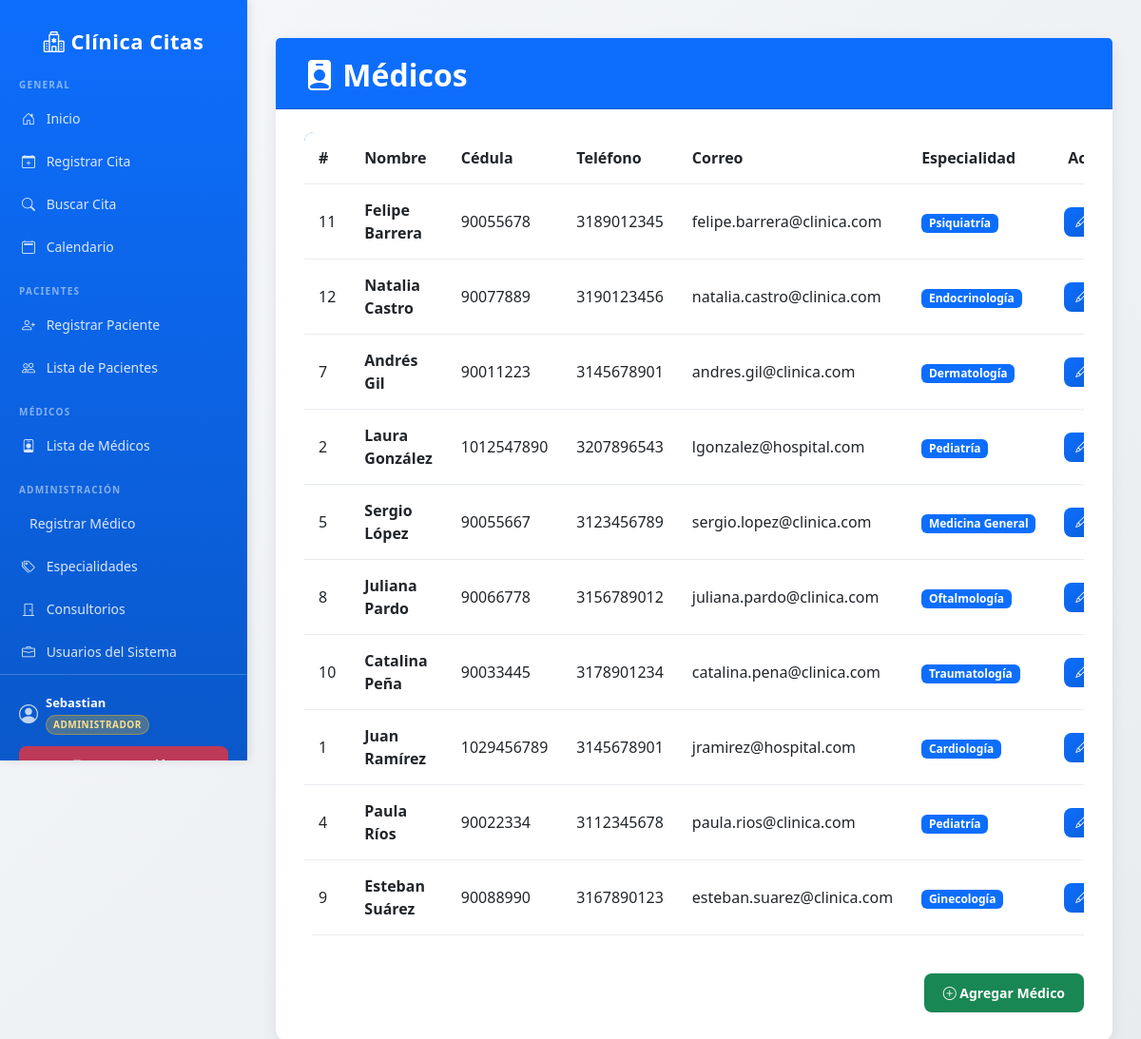
Screenshot of /medicos/lista_medicos.php (signed in) with the database file from the repository.
### tables this page shows
CREATE TABLE `medico` (
  `id_medico` int NOT NULL AUTO_INCREMENT,
  `nombre` varchar(50) NOT NULL,
  `apellido` varchar(50) NOT NULL,
  `cedula` varchar(20) NOT NULL,
  `telefono` varchar(20) DEFAULT NULL,
  `correo` varchar(100) DEFAULT NULL,
  `id_especialidad` int DEFAULT NULL,
  PRIMARY KEY (`id_medico`),
  UNIQUE KEY `cedula` (`cedula`),
  KEY `id_especialidad` (`id_especialidad`),
  CONSTRAINT `medico_ibfk_1` FOREIGN KEY (`id_especialidad`) REFERENCES `especialidad` (`id_especialidad`) ON DELETE SET NULL ON UPDATE CASCADE
);

CREATE TABLE `especialidad` (
  `id_especialidad` int NOT NULL AUTO_INCREMENT,
  `nombre` varchar(50) NOT NULL,
  `descripcion` text,
  PRIMARY KEY (`id_especialidad`)
);

### src/medicos/lista_medicos.php (the view, shortened to what this page needs)
<?php
include __DIR__ . "/../config/db_connect.php";
$result = $conn->query("
    SELECT m.id_medico, m.nombre, m.apellido, m.cedula, m.telefono, m.correo,
           e.nombre AS especialidad
    FROM medico m
    LEFT JOIN especialidad e ON e.id_especialidad = m.id_especialidad
    ORDER BY m.apellido, m.nombre
");
include __DIR__ . "/../includes/plantilla.php";
?>
<div class="card mx-auto" style="max-width: 1100px;">
  <div style="padding: 30px;">
    <h2 class="card-header bg-primary text-white pb-3 mb-4"
      style="margin: -30px -30px 20px -30px; padding: 20px 30px;">
      <i class="bi bi-person-badge-fill"></i> Médicos
    </h2>
    <div class="table-responsive">
      <table class="table table-hover">
        <thead>
          <tr>
            <th>#</th>
            <th>Nombre</th>
            <th>Cédula</th>
            <th>Teléfono</th>
            <th>Correo</th>
            <th>Especialidad</th>
            <?php if ($_SESSION['rol'] === 'admin'): ?>
              <th style="text-align:center;">Acciones</th>
            <?php endif; ?>
          </tr>
        </thead>
        <tbody>
          <?php while ($row = $result->fetch_assoc()): ?>
            <tr>
              <td><?= $row['id_medico'] ?></td>
              <td><strong><?= htmlspecialchars($row['nombre'] . ' ' . $row['apellido']) ?></strong></td>
              <td><?= htmlspecialchars($row['cedula']) ?></td>
              <td><?= htmlspecialchars($row['telefono'] ?? '—') ?></td>
              <td><?= htmlspecialchars($row['correo']   ?? '—') ?></td>
              <td>
                <?php if ($row['especialidad']): ?>
                  <span class="badge bg-primary"><?= htmlspecialchars($row['especialidad']) ?></span>
                <?php else: ?>
                  <span class="text-muted">—</span>
                <?php endif; ?>
              </td>
              <?php if ($_SESSION['rol'] === 'admin'): ?>
                <td style="text-align:center; white-space:nowrap;">
                  <a class="btn btn-sm btn-primary"
                    href="/medicos/editar_medico.php?id=<?= $row['id_medico'] ?>" title="Editar">
                    <i class="bi bi-pencil"></i>
                  </a>
                </td>
              <?php endif; ?>
            </tr>
          <?php endwhile; ?>
        </tbody>
      </table>
    </div>
    <?php if ($_SESSION['rol'] === 'admin'): ?>
      <div class="d-flex justify-content-end mt-4">
        <a href="/medicos/registrar_medico.php" class="btn btn-success">
          <i class="bi bi-plus-circle"></i> Agregar Médico
        </a>
      </div>
    <?php endif; ?>
  </div>
</div>
<?php include "../includes/footer.php"; ?>

### src/includes/plantilla.php (shortened to what this page needs)
<!doctype html>
<html lang="es">
<head>
  <link href="https://cdn.jsdelivr.net/npm/bootstrap@5.3.0/dist/css/bootstrap.min.css" rel="stylesheet">
  <link href="https://cdn.jsdelivr.net/npm/bootstrap-icons@1.11.0/font/bootstrap-icons.css" rel="stylesheet">
</head>
<body>
<div class="layout">
  <aside class="sidebar">
    <div>
      <h2><i class="bi bi-hospital"></i> Clínica Citas</h2>
      <nav class="menu">
        <div class="menu-section-label">General</div>
        <a href="<?= BASE_URL ?>index.php"><i class="bi bi-house-door me-2"></i> Inicio</a>
        <a href="<?= BASE_URL ?>citas/registrar_cita.php"><i class="bi bi-calendar-plus me-2"></i> Registrar Cita</a>
        <a href="<?= BASE_URL ?>citas/buscar_cita.php"><i class="bi bi-search me-2"></i> Buscar Cita</a>
        <a href="<?= BASE_URL ?>citas/calendario.php"><i class="bi bi-calendar2 me-2"></i> Calendario</a>
        <div class="menu-section-label">Pacientes</div>
        <a href="<?= BASE_URL ?>pacientes/registrar_paciente.php"><i class="bi bi-person-plus me-2"></i> Registrar Paciente</a>
        <a href="<?= BASE_URL ?>pacientes/lista_pacientes.php"><i class="bi bi-people me-2"></i> Lista de Pacientes</a>
        <div class="menu-section-label">Médicos</div>
        <a href="<?= BASE_URL ?>medicos/lista_medicos.php"><i class="bi bi-person-badge me-2"></i> Lista de Médicos</a>
        <?php if ($_SESSION['rol'] === 'admin'): ?>
        <div class="menu-section-label">Administración</div>
        <a href="<?= BASE_URL ?>medicos/registrar_medico.php"><i class="bi bi-stethoscope me-2"></i> Registrar Médico</a>
        <a href="<?= BASE_URL ?>admin/especialidades/lista_especialidades.php"><i class="bi bi-tags me-2"></i> Especialidades</a>
        <a href="<?= BASE_URL ?>admin/consultorios/lista_consultorios.php"><i class="bi bi-door-closed me-2"></i> Consultorios</a>
        <a href="<?= BASE_URL ?>admin/empleados/lista_empleados.php"><i class="bi bi-briefcase me-2"></i> Usuarios del Sistema</a>
        <?php endif; ?>
      </nav>
    </div>
    <div class="sidebar-footer">
      <div class="operador-info">
        <i class="bi bi-person-circle fs-5"></i>
        <div>
          <div class="fw-semibold text-white"><?= htmlspecialchars($_SESSION['nombre']) ?></div>
          <span class="badge-rol badge-<?= htmlspecialchars($_SESSION['rol']) ?>">
            <?= $_SESSION['rol'] === 'admin' ? 'Administrador' : 'Empleado' ?>
          </span>
        </div>
      </div>
      <a href="<?= BASE_URL ?>auth/logout.php" class="btn-logout">
        <i class="bi bi-box-arrow-right me-1"></i> Cerrar Sesión
      </a>
    </div>
  </aside>
  <main class="content">

### src/includes/footer.php (shortened to what this page needs)
    </main>
</div>
</body>
</html>

### src/includes/plantilla.php (style rules this page uses)
:root { --primary-color: #0d6efd; --secondary-color: #6c757d; --success-color: #198754; --danger-color: #dc3545; --warning-color: #ffc107; --info-color: #0dcaf0; }
body { font-family: 'Segoe UI', Tahoma, Geneva, Verdana, sans-serif; background: linear-gradient(135deg, #f5f7fa 0%, #e9ecef 100%); min-height: 100vh; }
.layout { display: flex; min-height: 100vh; }
.sidebar { width: 260px; background: linear-gradient(180deg, #0d6efd 0%, #0a58ca 100%); color: white; padding: 30px 0; position: fixed; height: 100vh; overflow-y: auto; box-shadow: 2px 0 10px rgba(0,0,0,0.1); display: flex; flex-direction: column; justify-content: space-between; }
.sidebar h2 { text-align: center; margin-bottom: 10px; font-size: 22px; font-weight: 700; letter-spacing: 0.5px; padding: 0 20px; }
.menu-section-label { font-size: 10px; font-weight: 700; text-transform: uppercase; letter-spacing: 1.2px; color: rgba(255,255,255,0.5); padding: 16px 20px 4px 20px; }
.menu a { display: block; padding: 11px 20px; color: rgba(255,255,255,0.85); text-decoration: none; font-size: 14px; transition: all 0.3s ease; border-left: 3px solid transparent; margin: 2px 0; }
.sidebar-footer { padding: 20px; border-top: 1px solid rgba(255,255,255,0.2); margin-top: auto; }
.sidebar-footer .operador-info { font-size: 13px; color: rgba(255,255,255,0.75); margin-bottom: 12px; display: flex; align-items: center; gap: 8px; }
.btn-logout { display: block; text-align: center; padding: 9px 12px; background: rgba(220,53,69,0.85); color: white; text-decoration: none; border-radius: 8px; font-size: 13px; font-weight: 600; transition: all 0.3s ease; border: 1px solid rgba(220,53,69,0.5); }
.badge-rol { display: inline-block; font-size: 10px; font-weight: 700; text-transform: uppercase; letter-spacing: 0.5px; padding: 2px 7px; border-radius: 20px; margin-top: 2px; }
.badge-admin { background: rgba(255,193,7,0.25); color: #ffe08a; border: 1px solid rgba(255,193,7,0.4); }
.content { flex: 1; margin-left: 260px; padding: 40px 30px; overflow-y: auto; }
.card { border: none; box-shadow: 0 4px 15px rgba(0,0,0,0.08); border-radius: 12px; margin-bottom: 20px; transition: transform 0.3s ease, box-shadow 0.3s ease; }
.card h2 { margin-top: 0; color: #0d6efd; font-weight: 700; }
.btn { border-radius: 8px; font-weight: 600; padding: 10px 20px; font-size: 14px; transition: all 0.3s ease; }
.btn-primary { background: linear-gradient(135deg, #0d6efd 0%, #0b5ed7 100%); border: none; }
.btn-success, .btn-danger, .btn-warning, .btn-info { border: none; }
.table { border-collapse: collapse; background: white; border-radius: 10px; overflow: hidden; }
.table thead { background: linear-gradient(135deg, #0d6efd 0%, #0b5ed7 100%); color: white; font-weight: 600; }
.table th, .table td { padding: 15px; border-color: #e9ecef; vertical-align: middle; }
.btn-sm { padding: 6px 12px; font-size: 13px; }

### rows the page displays
medico: id_medico "11", nombre+apellido "Felipe Barrera", cedula "90055678", telefono "3189012345", correo "felipe.barrera@clinica.com", id_especialidad.nombre "Psiquiatría"
medico: id_medico "12", nombre+apellido "Natalia Castro", cedula "90077889", telefono "3190123456", correo "natalia.castro@clinica.com", id_especialidad.nombre "Endocrinología"
medico: id_medico "7", nombre+apellido "Andrés Gil", cedula "90011223", telefono "3145678901", correo "andres.gil@clinica.com", id_especialidad.nombre "Dermatología"
medico: id_medico "2", nombre+apellido "Laura González", cedula "1012547890", telefono "3207896543", correo "lgonzalez@hospital.com", id_especialidad.nombre "Pediatría"
medico: id_medico "5", nombre+apellido "Sergio López", cedula "90055667", telefono "3123456789", correo "sergio.lopez@clinica.com", id_especialidad.nombre "Medicina General"
medico: id_medico "8", nombre+apellido "Juliana Pardo", cedula "90066778", telefono "3156789012", correo "juliana.pardo@clinica.com", id_especialidad.nombre "Oftalmología"
medico: id_medico "10", nombre+apellido "Catalina Peña", cedula "90033445", telefono "3178901234", correo "catalina.pena@clinica.com", id_especialidad.nombre "Traumatología"
medico: id_medico "1", nombre+apellido "Juan Ramírez", cedula "1029456789", telefono "3145678901", correo "jramirez@hospital.com", id_especialidad.nombre "Cardiología"
medico: id_medico "4", nombre+apellido "Paula Ríos", cedula "90022334", telefono "3112345678", correo "paula.rios@clinica.com", id_especialidad.nombre "Pediatría"
medico: id_medico "9", nombre+apellido "Esteban Suárez", cedula "90088990", telefono "3167890123", correo "esteban.suarez@clinica.com", id_especialidad.nombre "Ginecología"

### other values shown
$_SESSION['nombre'] "Sebastian"
